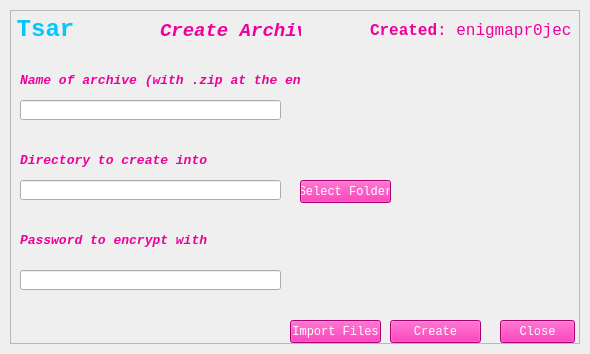
<?xml version="1.0" encoding="UTF-8"?>
<ui version="4.0">
 <class>createArchiveGUI</class>
 <widget class="QMainWindow" name="createArchiveGUI">
  <property name="geometry">
   <rect>
    <x>0</x>
    <y>0</y>
    <width>590</width>
    <height>354</height>
   </rect>
  </property>
  <property name="windowTitle">
   <string>Tsar</string>
  </property>
  <property name="windowIcon">
   <iconset>
    <normaloff>iconfile.ico</normaloff>iconfile.ico</iconset>
  </property>
  <widget class="QWidget" name="centralwidget">
   <layout class="QVBoxLayout" name="verticalLayout">
    <property name="spacing">
     <number>0</number>
    </property>
    <property name="leftMargin">
     <number>10</number>
    </property>
    <property name="topMargin">
     <number>10</number>
    </property>
    <property name="rightMargin">
     <number>10</number>
    </property>
    <property name="bottomMargin">
     <number>10</number>
    </property>
    <item>
     <widget class="QFrame" name="dropShadowFrame">
      <property name="styleSheet">
       <string notr="true">QFrame {	
	background-color: rgba(255, 255, 255, .15);
}</string>
      </property>
      <property name="frameShape">
       <enum>QFrame::StyledPanel</enum>
      </property>
      <property name="frameShadow">
       <enum>QFrame::Raised</enum>
      </property>
      <widget class="QLabel" name="label_title">
       <property name="geometry">
        <rect>
         <x>-10</x>
         <y>-10</y>
         <width>91</width>
         <height>61</height>
        </rect>
       </property>
       <property name="font">
        <font>
         <family>Consolas</family>
         <pointsize>40</pointsize>
        </font>
       </property>
       <property name="styleSheet">
        <string notr="true">color: rgb(3, 198, 252);
background-color: rgba(255, 255, 255, 0); </string>
       </property>
       <property name="text">
        <string>&lt;html&gt;&lt;head/&gt;&lt;body&gt;&lt;p&gt;&lt;span style=&quot; font-size:18pt; font-weight:600;&quot;&gt;Tsar&lt;/span&gt;&lt;/p&gt;&lt;/body&gt;&lt;/html&gt;</string>
       </property>
       <property name="alignment">
        <set>Qt::AlignCenter</set>
       </property>
      </widget>
      <widget class="QLabel" name="label_credits">
       <property name="geometry">
        <rect>
         <x>360</x>
         <y>0</y>
         <width>201</width>
         <height>41</height>
        </rect>
       </property>
       <property name="font">
        <font>
         <family>Consolas</family>
         <pointsize>40</pointsize>
        </font>
       </property>
       <property name="styleSheet">
        <string notr="true">color: rgba(239, 0, 156, 255);
background-color: rgba(255, 255, 255, 0); </string>
       </property>
       <property name="text">
        <string>&lt;html&gt;&lt;head/&gt;&lt;body&gt;&lt;p&gt;&lt;span style=&quot; font-size:12pt; font-weight:600;&quot;&gt;Created&lt;/span&gt;&lt;span style=&quot; font-size:12pt;&quot;&gt;: enigmapr0ject&lt;/span&gt;&lt;/p&gt;&lt;/body&gt;&lt;/html&gt;</string>
       </property>
       <property name="alignment">
        <set>Qt::AlignRight|Qt::AlignTrailing|Qt::AlignVCenter</set>
       </property>
      </widget>
      <widget class="QLabel" name="label_credits_3">
       <property name="geometry">
        <rect>
         <x>150</x>
         <y>10</y>
         <width>141</width>
         <height>21</height>
        </rect>
       </property>
       <property name="font">
        <font>
         <family>Consolas</family>
         <pointsize>10</pointsize>
        </font>
       </property>
       <property name="styleSheet">
        <string notr="true">color: rgba(239, 0, 156, 255);
background-color: rgba(255, 255, 255, 0); </string>
       </property>
       <property name="text">
        <string>&lt;html&gt;&lt;head/&gt;&lt;body&gt;&lt;p align=&quot;center&quot;&gt;&lt;span style=&quot; font-size:14pt; font-weight:600; font-style:italic;&quot;&gt;Create Archive&lt;/span&gt;&lt;/p&gt;&lt;/body&gt;&lt;/html&gt;</string>
       </property>
       <property name="alignment">
        <set>Qt::AlignLeading|Qt::AlignLeft|Qt::AlignVCenter</set>
       </property>
      </widget>
      <widget class="QPushButton" name="closeButton">
       <property name="geometry">
        <rect>
         <x>490</x>
         <y>310</y>
         <width>75</width>
         <height>23</height>
        </rect>
       </property>
       <property name="font">
        <font>
         <family>Consolas</family>
        </font>
       </property>
       <property name="styleSheet">
        <string notr="true">color: rgba(255, 255, 255, 255);
background-color: rgba(239, 0, 156, 255);</string>
       </property>
       <property name="text">
        <string>Close</string>
       </property>
      </widget>
      <widget class="QLabel" name="response">
       <property name="geometry">
        <rect>
         <x>230</x>
         <y>210</y>
         <width>181</width>
         <height>41</height>
        </rect>
       </property>
       <property name="font">
        <font>
         <family>Consolas</family>
         <pointsize>10</pointsize>
        </font>
       </property>
       <property name="styleSheet">
        <string notr="true">color: rgba(239, 0, 156, 255);
background-color: rgba(255, 255, 255, 0); </string>
       </property>
       <property name="text">
        <string>&lt;html&gt;&lt;head/&gt;&lt;body&gt;&lt;p&gt;&lt;br/&gt;&lt;/p&gt;&lt;/body&gt;&lt;/html&gt;</string>
       </property>
       <property name="alignment">
        <set>Qt::AlignLeading|Qt::AlignLeft|Qt::AlignVCenter</set>
       </property>
      </widget>
      <widget class="QLabel" name="label_credits_6">
       <property name="geometry">
        <rect>
         <x>10</x>
         <y>60</y>
         <width>281</width>
         <height>21</height>
        </rect>
       </property>
       <property name="font">
        <font>
         <family>Consolas</family>
         <pointsize>10</pointsize>
        </font>
       </property>
       <property name="styleSheet">
        <string notr="true">color: rgba(239, 0, 156, 255);
background-color: rgba(255, 255, 255, 0); </string>
       </property>
       <property name="text">
        <string>&lt;html&gt;&lt;head/&gt;&lt;body&gt;&lt;p&gt;&lt;span style=&quot; font-weight:600; font-style:italic;&quot;&gt;Name of archive (with .zip at the end)&lt;/span&gt;&lt;/p&gt;&lt;/body&gt;&lt;/html&gt;</string>
       </property>
       <property name="alignment">
        <set>Qt::AlignLeading|Qt::AlignLeft|Qt::AlignVCenter</set>
       </property>
      </widget>
      <widget class="QLineEdit" name="zipName">
       <property name="geometry">
        <rect>
         <x>10</x>
         <y>90</y>
         <width>261</width>
         <height>20</height>
        </rect>
       </property>
      </widget>
      <widget class="QLabel" name="label_credits_7">
       <property name="geometry">
        <rect>
         <x>10</x>
         <y>140</y>
         <width>281</width>
         <height>21</height>
        </rect>
       </property>
       <property name="font">
        <font>
         <family>Consolas</family>
         <pointsize>10</pointsize>
        </font>
       </property>
       <property name="styleSheet">
        <string notr="true">color: rgba(239, 0, 156, 255);
background-color: rgba(255, 255, 255, 0); </string>
       </property>
       <property name="text">
        <string>&lt;html&gt;&lt;head/&gt;&lt;body&gt;&lt;p&gt;&lt;span style=&quot; font-weight:600; font-style:italic;&quot;&gt;Directory to create into&lt;/span&gt;&lt;/p&gt;&lt;/body&gt;&lt;/html&gt;</string>
       </property>
       <property name="alignment">
        <set>Qt::AlignLeading|Qt::AlignLeft|Qt::AlignVCenter</set>
       </property>
      </widget>
      <widget class="QLineEdit" name="zipDirectory">
       <property name="geometry">
        <rect>
         <x>10</x>
         <y>170</y>
         <width>261</width>
         <height>20</height>
        </rect>
       </property>
      </widget>
      <widget class="QPushButton" name="selectFolder">
       <property name="geometry">
        <rect>
         <x>290</x>
         <y>170</y>
         <width>91</width>
         <height>23</height>
        </rect>
       </property>
       <property name="font">
        <font>
         <family>Consolas</family>
        </font>
       </property>
       <property name="styleSheet">
        <string notr="true">color: rgba(255, 255, 255, 255);
background-color: rgba(239, 0, 156, 255);</string>
       </property>
       <property name="text">
        <string>Select Folder</string>
       </property>
      </widget>
      <widget class="QLabel" name="label_credits_8">
       <property name="geometry">
        <rect>
         <x>10</x>
         <y>220</y>
         <width>281</width>
         <height>21</height>
        </rect>
       </property>
       <property name="font">
        <font>
         <family>Consolas</family>
         <pointsize>10</pointsize>
        </font>
       </property>
       <property name="styleSheet">
        <string notr="true">color: rgba(239, 0, 156, 255);
background-color: rgba(255, 255, 255, 0); </string>
       </property>
       <property name="text">
        <string>&lt;html&gt;&lt;head/&gt;&lt;body&gt;&lt;p&gt;&lt;span style=&quot; font-weight:600; font-style:italic;&quot;&gt;Password to encrypt with&lt;/span&gt;&lt;/p&gt;&lt;/body&gt;&lt;/html&gt;</string>
       </property>
       <property name="alignment">
        <set>Qt::AlignLeading|Qt::AlignLeft|Qt::AlignVCenter</set>
       </property>
      </widget>
      <widget class="QLineEdit" name="zipPassword">
       <property name="geometry">
        <rect>
         <x>10</x>
         <y>260</y>
         <width>261</width>
         <height>20</height>
        </rect>
       </property>
      </widget>
      <widget class="QPushButton" name="createZip">
       <property name="geometry">
        <rect>
         <x>380</x>
         <y>310</y>
         <width>91</width>
         <height>23</height>
        </rect>
       </property>
       <property name="font">
        <font>
         <family>Consolas</family>
        </font>
       </property>
       <property name="styleSheet">
        <string notr="true">color: rgba(255, 255, 255, 255);
background-color: rgba(239, 0, 156, 255);</string>
       </property>
       <property name="text">
        <string>Create</string>
       </property>
      </widget>
      <widget class="QLabel" name="feedback">
       <property name="geometry">
        <rect>
         <x>320</x>
         <y>50</y>
         <width>231</width>
         <height>91</height>
        </rect>
       </property>
       <property name="font">
        <font>
         <family>Consolas</family>
         <pointsize>10</pointsize>
        </font>
       </property>
       <property name="styleSheet">
        <string notr="true">color: rgb(3, 198, 252);
background-color: rgba(255, 255, 255, 0); </string>
       </property>
       <property name="text">
        <string>&lt;html&gt;&lt;head/&gt;&lt;body&gt;&lt;p&gt;&lt;br/&gt;&lt;/p&gt;&lt;/body&gt;&lt;/html&gt;</string>
       </property>
       <property name="alignment">
        <set>Qt::AlignLeading|Qt::AlignLeft|Qt::AlignVCenter</set>
       </property>
      </widget>
      <widget class="QPushButton" name="importFiles">
       <property name="geometry">
        <rect>
         <x>280</x>
         <y>310</y>
         <width>91</width>
         <height>23</height>
        </rect>
       </property>
       <property name="font">
        <font>
         <family>Consolas</family>
        </font>
       </property>
       <property name="styleSheet">
        <string notr="true">color: rgba(255, 255, 255, 255);
background-color: rgba(239, 0, 156, 255);</string>
       </property>
       <property name="text">
        <string>Import Files</string>
       </property>
      </widget>
     </widget>
    </item>
   </layout>
  </widget>
 </widget>
 <resources>
  <include location="assets.qrc"/>
 </resources>
 <connections/>
</ui>
